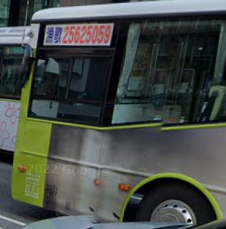
#> input picture data/square/bus/003.png, 226 x 229 px, given as the content of the folder square/traffic_light, which was not available
$ python process_new.py
#> lines starting #> are read from the running program, lines starting #| are printed output that depends on the picture; pictures that were not available may be replaced by others from this repository, and a replacement may not be noted
import cv2
import os
classes = ['traffic_light', 'zebra_crossing', 'bus', 'double_yellow_line', 'nothing']
data = {}

for category in classes:
    count = 0
    os.makedirs(os.path.join('dataset_aug', category), exist_ok=True)
    for file_name in os.listdir(os.path.join('square', category)):
        img_path = os.path.join('square', category, file_name)
        print(img_path)
        img = cv2.imread(img_path)
#> img is the input picture: shape (229, 226, 3); mean B, G, R 72.2, 77.2, 71
        res = cv2.resize(img, dsize=(64, 64), interpolation=cv2.INTER_CUBIC)
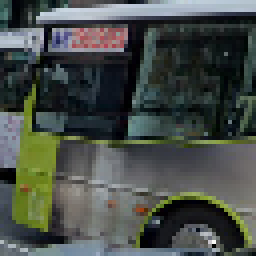
#> res: shape (64, 64, 3) (shown 4 times larger); mean B, G, R 72.5, 77.5, 71.2
        count += 1
        cv2.imwrite(os.path.join('dataset_aug', category, str(count).zfill(3)+'.jpg'), res)
        count += 1
        new_img = cv2.flip(res, 1)
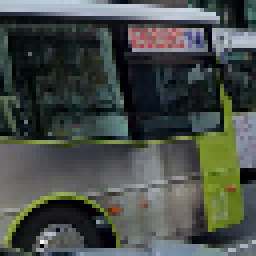
#> new_img: shape (64, 64, 3) (shown 4 times larger); mean B, G, R 72.5, 77.5, 71.2
        cv2.imwrite(os.path.join('dataset_aug', category, str(count).zfill(3)+'.jpg'), new_img)
        count += 1
        new_img = cv2.flip(res, 0)
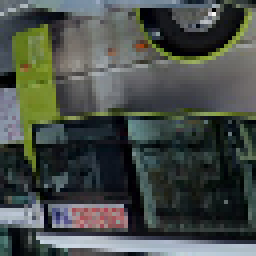
#> new_img: shape (64, 64, 3) (shown 4 times larger); mean B, G, R 72.5, 77.5, 71.2
        cv2.imwrite(os.path.join('dataset_aug', category, str(count).zfill(3)+'.jpg'), new_img)
        new_img = cv2.flip(res, -1)
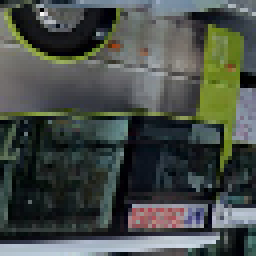
#> new_img: shape (64, 64, 3) (shown 4 times larger); mean B, G, R 72.5, 77.5, 71.2
        count += 1
        cv2.imwrite(os.path.join('dataset_aug', category, str(count).zfill(3)+'.jpg'), new_img)
